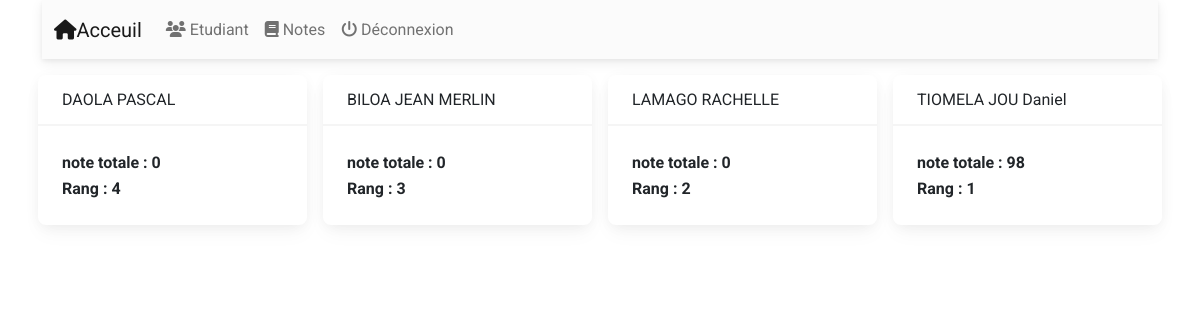
The app's page /notes/ with its own data.
### app/models.py (models this page shows, shortened)
class Etudiant(models.Model):
    Nom = models.CharField('Nom de l\'étudiant', max_length=50)
    prenom = models.CharField("Prénom de l\'étudiant", max_length=50)
    salle_de_classe = models.CharField( max_length=10)
    SEXE_CHOICE = [
        ('Masculin', 'Masculin'),
        ('Féminin','Féminin')
    ]
    sexe = models.CharField( max_length=50, choices = SEXE_CHOICE)
    numero_de_telephone = models.PositiveIntegerField()
    def __str__(self):
        return self.Nom + " " + self.prenom
    def get_tautaux(self):
        notes = Notation.objects.filter(etudiant = self)
        somme = 0
        for item in notes:
            somme = somme + item.get_total()
        return somme

### app/views.py (the view, shortened to what this page needs)
# urls.py: path("notes/", notes, name="notes"),
def notes(request):
    context = {}
    context['criteres'] = Critere.objects.all()
    students = Etudiant.objects.all()
    context["students"] = students
    listes = []
    for item in students:
        listes.append({'student':item, 'total': item.get_tautaux()})
    student_list = sorted(listes, key = lambda  x: x.get('total'))
    i = 0
    for item in student_list:
        item['rank'] = len(student_list) - i
        i = i + 1
    context['student_list'] = student_list
    return render(request, 'notes.html', context)

### app/models.py (called while the page is built)
    def get_total(self):
        return self.tenue_conforme + self.demarche_posture + self.eloquence + self.Honnetete + self.cas_pratique

### templates/notes.html
{% extends 'base.html' %}
{% block content %}
    {% include 'navbar.html' %}
    <div class="row my-2">
        {% for item in student_list %}
        <div class="col-md-3 p-2">
            <div class="card ">
                <div class="card-header">
                    {{item.student}}
                </div>
                <div class="card-body">
                    <strong> note totale : {{item.total}}    </strong>
                    <br>
                    <strong> Rang : {{item.rank}}</strong>
                </div>
              </div>
        </div>
      {% endfor %}
    </div>
{% endblock content %}

### records on screen
Etudiant: student "DAOLA PASCAL", total "0", rank "4"
Etudiant: student "BILOA JEAN MERLIN", total "0", rank "3"
Etudiant: student "LAMAGO RACHELLE", total "0", rank "2"
Etudiant: student "TIOMELA JOU Daniel", total "98", rank "1"
